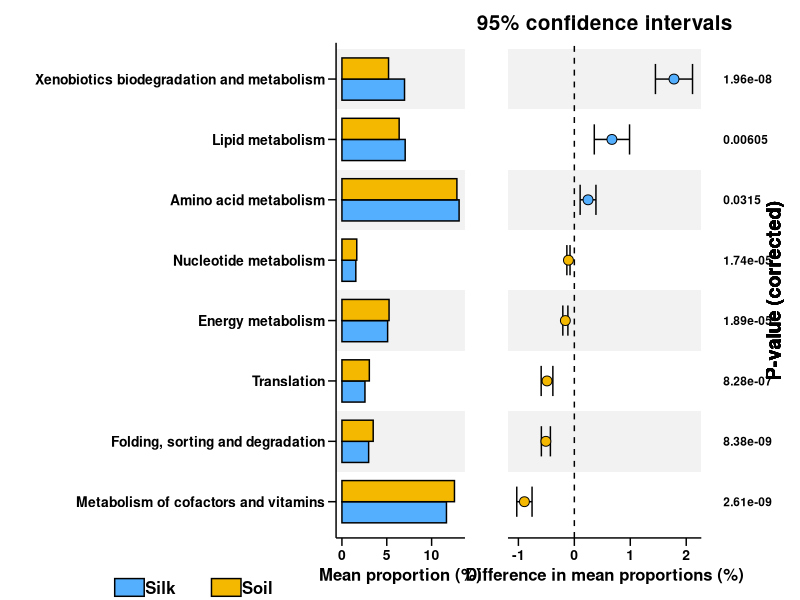

This figure's R source:


#Figure S4
raw_data <- read.table("16S_pathway.L2.txt",header = TRUE,row.names = 1,sep = "\t")
group <- read.table("group.txt",header = FALSE,sep = "\t")

data<- as.data.frame(lapply(raw_data, function(x)x / sum(x)))

row.names(data)<- row.names(raw_data)
library(tidyverse)
data <- data*100
data <- data %>% filter(apply(data,1,mean) > 1)
data <- t(data)
data1 <- data.frame(data,group$V2)
colnames(data1) <- c(colnames(data),"Group")
data1$Group <- as.factor(data1$Group)

## t-test

diff <- data1 %>% 
    select_if(is.numeric) %>%
    map_df(~ broom::tidy(t.test(. ~ Group,data = data1)), .id = 'var')
#bonferroni
diff$p.value <- p.adjust(diff$p.value,"bonferroni")
#TableS9
write.csv(diff,file="16S_diff_PICRUSt2_KEGG_L2_bonferroni.csv")
diff <- diff %>% filter(p.value < 0.05)

#plot
abun.bar <- data1[,c(diff$var,"Group")] %>% 
    gather(variable,value,-Group) %>% 
    group_by(variable,Group) %>% 
    summarise(Mean = mean(value))


diff.mean <- diff[,c("var","estimate","conf.low","conf.high","p.value")]
diff.mean$Group <- c(ifelse(diff.mean$estimate >0,levels(data1$Group)[1],
                            levels(data1$Group)[2]))
diff.mean <- diff.mean[order(diff.mean$estimate,decreasing = TRUE),]


library(ggplot2)
wbwPalette <- c("#55AFFF", "#F4B800")
abun.bar$variable <- factor(abun.bar$variable,levels = rev(diff.mean$var))
p1 <- ggplot(abun.bar,aes(variable,Mean,fill = Group)) +
    scale_x_discrete(limits = levels(diff.mean$var)) +
    coord_flip() +
    xlab("") +
    ylab("Mean proportion (%)") +
    theme(panel.background = element_rect(fill = 'transparent'),
          panel.grid = element_blank(),
          axis.ticks.length = unit(0.4,"lines"), 
          axis.ticks = element_line(color='black'),
          axis.line = element_line(colour = "black"),
          axis.title.x=element_text(colour='black', size=12,face = "bold"),
          axis.text=element_text(colour='black',size=10,face = "bold"),
          legend.title=element_blank(),
          legend.text=element_text(size=12,face = "bold",colour = "black",
                                   margin = margin(r = 20)),
          legend.position = c(-1,-0.1),
          legend.direction = "horizontal",
          legend.key.width = unit(0.8,"cm"),
          legend.key.height = unit(0.5,"cm"))


for (i in 1:(nrow(diff.mean) - 1)) 
    p1 <- p1 + annotate('rect', xmin = i+0.5, xmax = i+1.5, ymin = -Inf, ymax = Inf, 
                        fill = ifelse(i %% 2 == 0, 'white', 'gray95'))

p1 <- p1 + 
    geom_bar(stat = "identity",position = "dodge",width = 0.7,colour = "black") +
    scale_fill_manual(values=wbwPalette)



diff.mean$var <- factor(diff.mean$var,levels = levels(abun.bar$variable))
diff.mean$p.value <- signif(diff.mean$p.value,3)
diff.mean$p.value <- as.character(diff.mean$p.value)
p2 <- ggplot(diff.mean,aes(var,estimate,fill = Group)) +
    theme(panel.background = element_rect(fill = 'transparent'),
          panel.grid = element_blank(),
          axis.ticks.length = unit(0.4,"lines"), 
          axis.ticks = element_line(color='black'),
          axis.line = element_line(colour = "black"),
          axis.title.x=element_text(colour='black', size=12,face = "bold"),
          axis.text=element_text(colour='black',size=10,face = "bold"),
          axis.text.y = element_blank(),
          legend.position = "none",
          axis.line.y = element_blank(),
          axis.ticks.y = element_blank(),
          plot.title = element_text(size = 15,face = "bold",colour = "black",hjust = 0.5)) +
    scale_x_discrete(limits = levels(diff.mean$var)) +
    coord_flip() +
    xlab("") +
    ylab("Difference in mean proportions (%)") +
    labs(title="95% confidence intervals") 

for (i in 1:(nrow(diff.mean) - 1)) 
    p2 <- p2 + annotate('rect', xmin = i+0.5, xmax = i+1.5, ymin = -Inf, ymax = Inf, 
                        fill = ifelse(i %% 2 == 0, 'white', 'gray95'))

p2 <- p2 +
    geom_errorbar(aes(ymin = conf.low, ymax = conf.high), 
                  position = position_dodge(0.8), width = 0.5, size = 0.5) +
    geom_point(shape = 21,size = 3) +
    scale_fill_manual(values=wbwPalette) +
    geom_hline(aes(yintercept = 0), linetype = 'dashed', color = 'black')
    
    
p3 <- ggplot(diff.mean,aes(var,estimate,fill = Group)) +
    geom_text(aes(y = 0,x = var),label = diff.mean$p.value,
              hjust = 0,fontface = "bold",inherit.aes = FALSE,size = 3) +
    geom_text(aes(x = nrow(diff.mean)/2 +0.5,y = 0.85),label = "P-value (corrected)",
             srt = 90,fontface = "bold",size = 5) +
    coord_flip() +
    ylim(c(0,1)) +
    theme(panel.background = element_blank(),
          panel.grid = element_blank(),
          axis.line = element_blank(),
          axis.ticks = element_blank(),
          axis.text = element_blank(),
          axis.title = element_blank())

## Merge
library(patchwork)
p <- p1 + p2 + p3 + plot_layout(widths = c(4,6,2))

## save image
ggsave("16S_PICRUSt2_KEGG_L2.pdf",p,width = 10,height = 4)
   





rm(list=ls())







#TableS10
raw_data <- read.table("ITS_path_abun_unstrat_descrip.txt",header = TRUE,row.names = 1,sep = "\t")
group <- read.table("group.txt",header = FALSE,sep = "\t")

data<- as.data.frame(lapply(raw_data, function(x)x / sum(x)))

row.names(data)<- row.names(raw_data)
library(tidyverse)
data <- data*100
data <- data %>% filter(apply(data,1,mean) > 1)
data <- t(data)
data1 <- data.frame(data,group$V2)
colnames(data1) <- c(colnames(data),"Group")
data1$Group <- as.factor(data1$Group)

## t-test

diff <- data1 %>% 
  select_if(is.numeric) %>%
  map_df(~ broom::tidy(t.test(. ~ Group,data = data1)), .id = 'var')
#bonferroni
diff$p.value <- p.adjust(diff$p.value,"bonferroni")

write.csv(diff,file="ITS_diff_PICRUSt2_KEGG_L2_bonferroni.csv")

